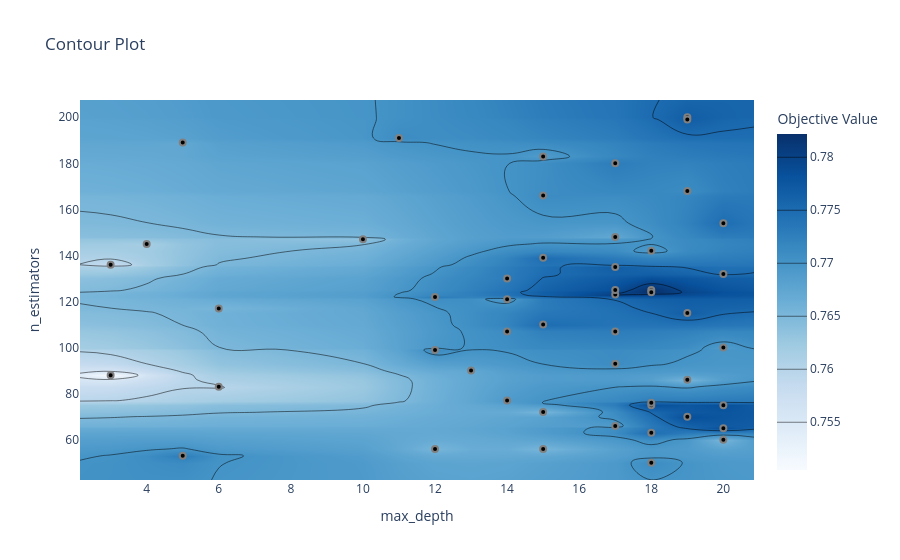

The notebook cell saved with this chart:
### Code cell
# 4. Contour Plot
plot_contour(study).show()

### Figure 1 — Plotly figure (JSON) as saved in the notebook; plotly's stock layout.template omitted (floating-point values rounded to 4 significant figures; data arrays with more than 128 entries replaced by an {"elided": "..."} marker saying what was removed)
{"data": [{"colorbar": {"title": {"text": "Objective Value"}}, "colorscale": [[0, "rgb(247,251,255)"], [0.125, "rgb(222,235,247)"], [0.25, "rgb(198,219,239)"], [0.375, "rgb(158,202,225)"], [0.5, "rgb(107,174,214)"], [0.625, "rgb(66,146,198)"], [0.75, "rgb(33,113,181)"], [0.875, "rgb(8,81,156)"], [1, "rgb(8,48,107)"]], "connectgaps": true, "contours": {"coloring": "heatmap"}, "hoverinfo": "none", "line": {"smoothing": 1.3}, "reversescale": false, "type": "contour", "x": [2.15, 3, 4, 5, 6, 10, 11, 12, 13, 14, 15, 17, 18, 19, 20, 20.85], "y": [42.5, 50, 53, 56, 60, 63, 65, 66, 70, 72, 75, 76, 77, 83, 86, 88, 90, 93, 99, 100, 107, 110, 115, 117, 121, 122, 123, 124, 125, 130, 132, 135, 136, 139, 142, 145, 147, 148, 154, 166, 168, 180, 183, 189, 191, 199, 200, 207.5], "z": {"elided": "48x16 float values"}}, {"marker": {"color": "black", "line": {"color": "Gray", "width": 2}}, "mode": "markers", "name": "Feasible Trial", "showlegend": false, "type": "scatter", "x": [12, 15, 15, 4, 3, 15, 14, 15, 18, 19, 19, 20, 20, 5, 10, 3, 19, 18, 17, 12, 17, 17, 20, 17, 18, 5, 6, 18, 17, 20, 11, 20, 17, 17, 17, 19, 6, 19, 13, 12, 14, 18, 18, 15, 14, 15, 18, 20, 14, 19], "y": [99, 166, 72, 145, 136, 110, 77, 56, 75, 168, 200, 100, 132, 189, 147, 88, 199, 125, 123, 122, 135, 107, 65, 93, 76, 53, 83, 50, 125, 154, 191, 60, 148, 66, 180, 115, 117, 86, 90, 56, 121, 63, 124, 183, 130, 139, 142, 75, 107, 70]}, {"marker": {"color": "#cccccc", "line": {"color": "Gray", "width": 2}}, "mode": "markers", "name": "Infeasible Trial", "showlegend": false, "type": "scatter", "x": [], "y": []}], "layout": {"title": {"text": "Contour Plot"}, "xaxis": {"range": [2.15, 20.85], "title": {"text": "max_depth"}}, "yaxis": {"range": [42.5, 207.5], "title": {"text": "n_estimators"}}}}
